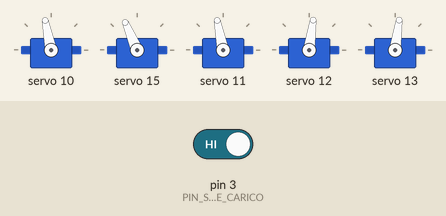
Simulated run of this sketch. Board: Arduino Uno, built with avr-gcc and run on an emulated ATmega328P. Shown: 5 × servo. The test bench sets the inputs (shaded band); at power-on: pin 3 (PIN_SENSORE_CARICO) HIGH. What the sketch prints to the serial monitor is not drawn.

Above: at 0.1 s.
At 1.9 s:
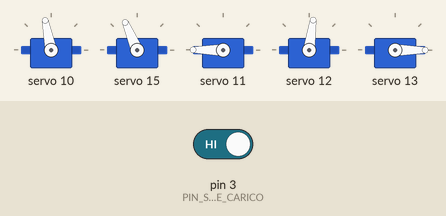
At 4.0 s:
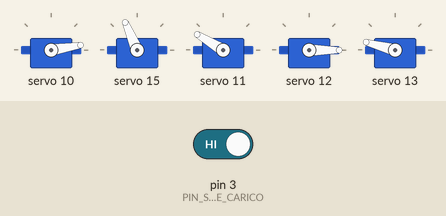
At 7.0 s:
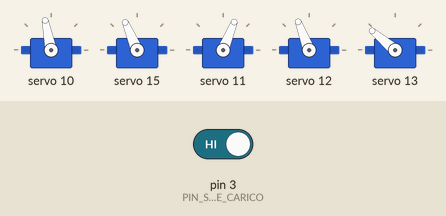
At 10.4 s:
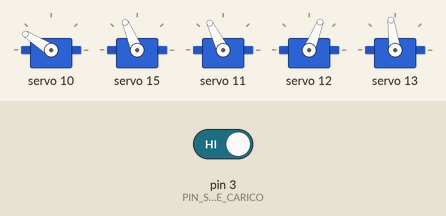
At 13.8 s:
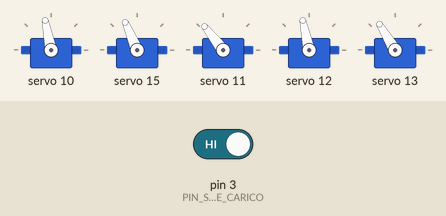
Timing chart, 0 to 15.3 s (numbered marks = the images above):
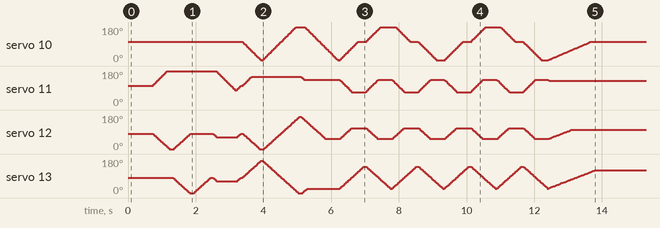

The sketch:

braccio_robo.ino
```cpp
#include <Wire.h>
#include <Adafruit_PWMServoDriver.h>


Adafruit_PWMServoDriver pwm = Adafruit_PWMServoDriver(); //default address 0x40
//Adafruit_PWMServoDriver pwm = Adafruit_PWMServoDriver(0x41);

#define SERVOMIN  150 // This is the 'minimum' pulse length count (out of 4096)
#define SERVOMAX  600 // This is the 'maximum' pulse length count (out of 4096)
#define USMIN  600 // This is the rounded 'minimum' microsecond length based on the minimum pulse of 150
#define USMAX  2400 // This is the rounded 'maximum' microsecond length based on the maximum pulse of 600
#define SERVO_FREQ 50 // Analog servos run at ~50 Hz updates

#define PIN_PINZA 15
#define PIN_BASE 10
#define PIN_COLLO 14
#define PIN_TORSO0 11
#define PIN_TORSO1 12
#define PIN_TORSO2 13
#define PIN_SENSORE_CARICO 3
#define PIN_SENSORE_SCARICO 2

#define ID_PINZA 0
#define ID_BASE 1
#define ID_COLLO 2
#define ID_TORSO0 3
#define ID_TORSO1 4
#define ID_TORSO2 5

#define PINZA_CHIUSA 10
#define PINZA_APERTA 180
#define SENSORE_COPERTO 0
#define SENSORE_SCOPERTO 1

#define DEFAULT_MOVE_DELAY 20

int moveDelay;
int currPos [6];
int newPos [6];
int posCarico[] = {65,136,133,161};
int posCaricoAlzata[] = {65,127,132,164};
int posDritto[] = {90,90,90,90};
int posRest[] = {90,115,110,130};
int posMid[] = {140,115,110,130};
int posScarico[] = {160,110,140,175};


void setup() {
  Serial.begin(9600);
  Serial.println("8 channel Servo test!");

  pwm.begin();
  pwm.setOscillatorFrequency(27000000);
  pwm.setPWMFreq(SERVO_FREQ);  // Analog servos run at ~50 Hz updates

  delay(10);

  moveDelay = DEFAULT_MOVE_DELAY;

  currPos[ID_PINZA] = 180;
  currPos[ID_BASE] = 90;
  currPos[ID_COLLO] = 90;
  currPos[ID_TORSO0] = 90;
  currPos[ID_TORSO1] = 90;
  currPos[ID_TORSO2] = 90;
   pwm.setPWM(PIN_BASE, 0, getMap(90,PIN_BASE));
   pwm.setPWM(PIN_PINZA, 0, getMap(180,PIN_PINZA));
   //pwm.setPWM(PIN_PINZA, 0, 500);
   //pwm.setPWM(collo, 0, 5);//non usare il collo!!!!
   pwm.setPWM(PIN_TORSO0, 0, getMap(90,PIN_TORSO0));
   pwm.setPWM(PIN_TORSO1, 0, getMap(90,PIN_TORSO1));
   pwm.setPWM(PIN_TORSO2, 0, getMap(90,PIN_TORSO2));
   delay(700);

   danza();

   delay(700);

   //prendi();
   //lascia();
   goToVector(posRest);
   //goToVector(posCaricoAlzata);
   //goToVector(posCarico);
   //delay(700);
   //goToVector(posCaricoAlzata);

   pinMode(PIN_SENSORE_CARICO,INPUT);
   pinMode(PIN_SENSORE_SCARICO,INPUT);


  //delay(1000000000);
  //Serial.println("caio");
}


void loop() {

//if(false)
  if((digitalRead(PIN_SENSORE_CARICO) == SENSORE_COPERTO) && (digitalRead(PIN_SENSORE_SCARICO) == SENSORE_SCOPERTO)){
   goToVector(posCaricoAlzata);
   goToVector(posCarico);
   prendi();
   delay(700);
   goToVector(posCaricoAlzata);
   delay(300);
   goToVector(posRest);
   goToVector(posMid);
   goToVector(posScarico);
   lascia();
   delay(700);
   goToVector(posRest);
  }


   delay(600);

}

//funzioni-----------------------------------------------------------------------------


int getMap(int val, int motore){
  //return map(val,0,180,SERVOMIN,SERVOMAX);

  if(motore == PIN_BASE){
    return map(val,0,180,120,530);
  }
  if(motore == PIN_PINZA){
    return map(val,0,180,100,350);//vero massimo = 500
  }
  if(motore == PIN_COLLO){
    return map(val,0,180,SERVOMIN,SERVOMAX);
  }
  if(motore == PIN_TORSO0){
    return map(val,0,180,120,530);
  }
  if(motore == PIN_TORSO1){
    return map(val,0,180,100,470);
  }
  if(motore == PIN_TORSO2){
    return map(val,0,180,100,470);
  }


  return map(val,0,180,SERVOMIN,SERVOMAX);


}

void goToComplete(int base,int torso0, int torso1, int torso2, int pinza){
  while(currPos[ID_BASE] != base || currPos[ID_TORSO0] != torso0
  || currPos[ID_TORSO1] != torso1 || currPos[ID_TORSO2] != torso2 || currPos[ID_PINZA] != pinza){
    if(currPos[ID_BASE] > base){
      currPos[ID_BASE] -=1;
    }
    if(currPos[ID_BASE] < base){
      currPos[ID_BASE] +=1;
    }

    if(currPos[ID_TORSO0] > torso0){
      currPos[ID_TORSO0] -=1;
    }
    if(currPos[ID_TORSO0] < torso0){
      currPos[ID_TORSO0] +=1;
    }

    if(currPos[ID_TORSO1] > torso1){
      currPos[ID_TORSO1] -=1;
    }
    if(currPos[ID_TORSO1] < torso1){
      currPos[ID_TORSO1] +=1;
    }

    if(currPos[ID_TORSO2] > torso2){
      currPos[ID_TORSO2] -=1;
    }
    if(currPos[ID_TORSO2] < torso2){
      currPos[ID_TORSO2] +=1;
    }

    if(currPos[ID_PINZA] > pinza){
      currPos[ID_PINZA] -=1;
    }
    if(currPos[ID_PINZA] < pinza){
      currPos[ID_PINZA] +=1;
    }

    updateEnginesPos();
    delay(moveDelay);
    //Serial.println("sposto motori");

  }
}
void goTo(int base,int torso0, int torso1, int torso2){
  goToComplete(base, torso0, torso1, torso2, currPos[ID_PINZA]);
}
void goToVector(int vector4[4]){
  goTo(vector4[0],vector4[1],vector4[2],vector4[3]);
}

void setEnginePos(int pinMotore,int valDeg){
  pwm.setPWM(pinMotore, 0, getMap(valDeg,pinMotore));

}

void updateEnginesPos(){
  setEnginePos(PIN_BASE, currPos[ID_BASE]);
  setEnginePos(PIN_TORSO0, currPos[ID_TORSO0]);
  setEnginePos(PIN_TORSO1, currPos[ID_TORSO1]);
  setEnginePos(PIN_TORSO2, currPos[ID_TORSO2]);
  setEnginePos(PIN_PINZA, currPos[ID_PINZA]);
}
void prendi(){
  setEnginePos(PIN_PINZA,PINZA_CHIUSA);
  currPos[ID_PINZA] = PINZA_CHIUSA;
}
void lascia(){
  setEnginePos(PIN_PINZA,PINZA_APERTA);
  currPos[ID_PINZA] = PINZA_APERTA;
}
void danza(){
  //danza
  moveDelay = 2;

  //si abbassa
  goTo(90,180,0,90);
  delay(50);
  goTo(90,180,90,0);
  delay(50);
  goTo(90,180,90,90);
  delay(50);

  //si alza
  goTo(90,70,70,70);
  delay(50);
  goTo(90,90,90,90);
  delay(50);

  //ruota fisarmonica
  goTo(0,135,0,180);
  delay(50);
  goTo(180,135,180,0);
  delay(50);

    //foglio d icarta
    for(int i = 0; i < 2; i++){
    goTo(0,120,60,30);
    delay(50);
    goTo(90,60,120,150);
    delay(50);
    goTo(180,120,60,30);
    delay(50);
    goTo(90,60,120,150);
    delay(50);
    goTo(0,120,60,30);

    }

  moveDelay = 10;//importante
  goToVector(posRest);
  moveDelay = 20;//importante
}
```
